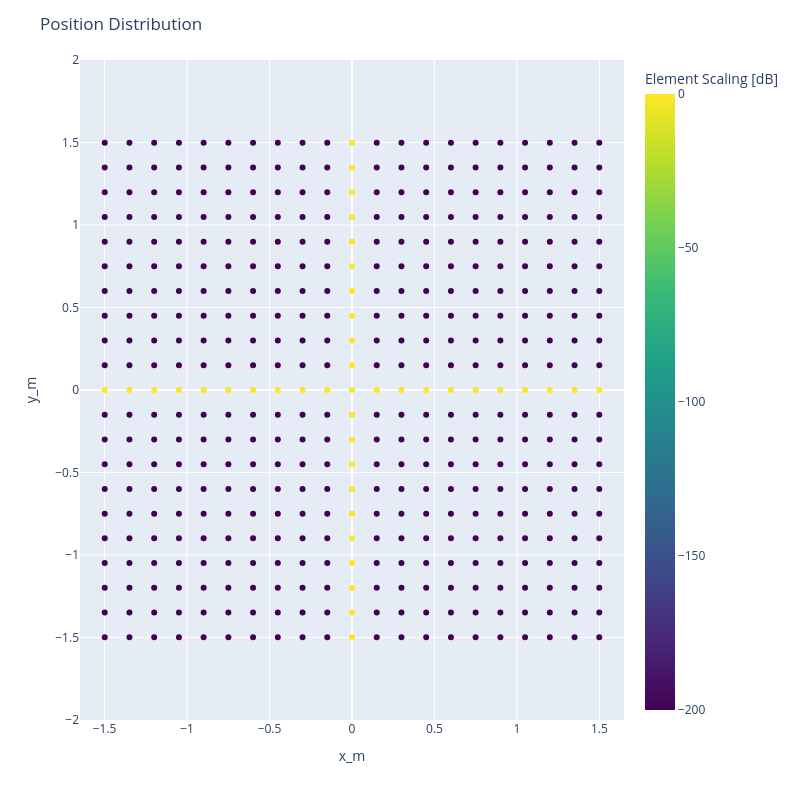

Notebook cell for this chart:
### Code cell
array_geometry.gains = df
array_geometry.plot.geometry()

### Figure 1 — Plotly figure (JSON) as saved in the notebook; plotly's stock layout.template omitted (floating-point values rounded to 4 significant figures; data arrays with more than 128 entries replaced by an {"elided": "..."} marker saying what was removed)
{"data": [{"hovertemplate": "x_m=%{x}<br>y_m=%{y}<br>Element Amplifier Gain (Decibel)=%{marker.color}<extra></extra>", "legendgroup": "", "marker": {"color": {"elided": "441 float values"}, "coloraxis": "coloraxis", "symbol": "circle"}, "mode": "markers", "name": "", "orientation": "v", "showlegend": false, "type": "scatter", "x": {"elided": "441 float values"}, "xaxis": "x", "y": {"elided": "441 float values"}, "yaxis": "y"}], "layout": {"coloraxis": {"colorbar": {"title": {"text": "Element Scaling [dB]"}}, "colorscale": [[0, "#440154"], [0.1111, "#482878"], [0.2222, "#3e4989"], [0.3333, "#31688e"], [0.4444, "#26828e"], [0.5556, "#1f9e89"], [0.6667, "#35b779"], [0.7778, "#6ece58"], [0.8889, "#b5de2b"], [1, "#fde725"]]}, "height": 800, "legend": {"tracegroupgap": 0}, "margin": {"t": 60}, "title": {"text": "Position Distribution"}, "width": 800, "xaxis": {"anchor": "y", "domain": [0, 1], "range": [-1.649, 1.649], "title": {"text": "x_m"}}, "yaxis": {"anchor": "x", "domain": [0, 1], "range": [-1.649, 1.649], "scaleanchor": "x", "title": {"text": "y_m"}}}}
